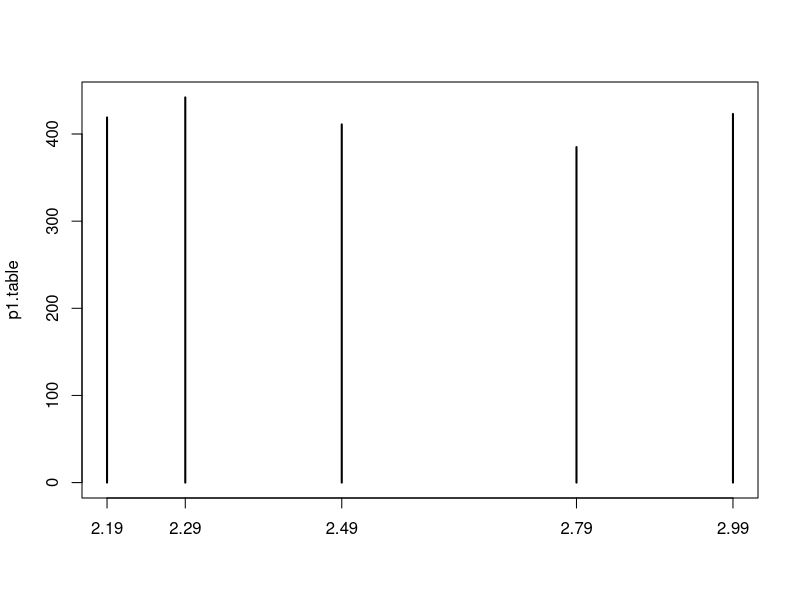

Source code (R):
## ---- chunk 1
# creating the data in R
k.stores <- 20
k.weeks <- 104
store.df <- data.frame(matrix(NA,ncol= 10, nrow = k.stores*k.weeks))
names(store.df) <- c("storenum","Year","Week","p1sales","p2sales","p1price","p2price","p1prom","p2prom","country")
dim(store.df)
store.num <- 101:(100 + k.stores)

(store.cty <- c(rep("US", 3), rep("DE", 5), rep("GB", 3), rep("BR", 2),
                rep("JP", 4), rep("AU", 1), rep("CN", 2)))
length(store.cty)    # make sure the country list is the right length
store.df$storeNum <- rep(store.num, each=k.weeks)
store.df$country  <- rep(store.cty, each=k.weeks)
store.df$Week <- rep(1:52, times=k.stores*2)
rm(store.num, store.cty)    # clean up
store.df$Week <- rep(1:52, times=k.stores*2)
store.df$Year  <- rep(rep(1:2, each=k.weeks/2), times=k.stores)
str(store.df)

store.df$storeNum <- factor(store.df$storeNum)
store.df$country  <- factor(store.df$country)
str(store.df)

head(store.df)   # defaults to 6 rows
head(store.df, 120)  # 120 rows is enough to check 2 stores
tail(store.df, 120)  # make sure end looks OK too
# set random seed to make the random sequences replicable
set.seed(98250)  # a favorite US postal code
# promotion status, using binomial distribution, rbinom()
store.df$p1prom <- rbinom(n=nrow(store.df), size=1, p=0.1)  # 10% promoted
store.df$p2prom <- rbinom(n=nrow(store.df), size=1, p=0.15) # 15%
head(store.df)
# prices
store.df$p1price <- sample(x=c(2.19, 2.29, 2.49, 2.79, 2.99), 
                           size=nrow(store.df), replace=TRUE)
store.df$p2price <- sample(x=c(2.29, 2.49, 2.59, 2.99, 3.19), 
                           size=nrow(store.df), replace=TRUE)
# sales data, using poisson (counts) distribution, rpois()
# first, the default sales in the absence of promotion
tmp.sales1 <- rpois(nrow(store.df), lambda=120)  # lambda = mean sales per week
tmp.sales2 <- rpois(nrow(store.df), lambda=100)  # lambda = mean sales per week
# scale sales according to the ratio of log(price)
tmp.sales1 <- tmp.sales1 * log(store.df$p2price) / log(store.df$p1price)
tmp.sales2 <- tmp.sales2 * log(store.df$p1price) / log(store.df$p2price)
# final sales get a 30% or 40% lift when promoted
store.df$p1sales <- floor(tmp.sales1 * (1 + store.df$p1prom*0.3))
store.df$p2sales <- floor(tmp.sales2 * (1 + store.df$p2prom*0.4))
head(store.df)
# install.packages("car")  #only run once
library(car)
some(store.df, 10)

## ---- chunk 2
table(store.df$p1price)
p1.table <- table(store.df$p1price)
p1.table
str(p1.table)
plot(p1.table)

table(store.df$p1price, store.df$p1prom)
p1.table2 <- table(store.df$p1price, store.df$p1prom)
p1.table2[, 2] / (p1.table2[, 1] + p1.table2[, 2])
## ---- chunk 3
min(store.df$p1sales)
max(store.df$p2sales)

mean(store.df$p1prom)
median(store.df$p2sales)

var(store.df$p1sales)
sd(store.df$p1sales)
IQR(store.df$p1sales)
mad(store.df$p1sales)
quantile(store.df$p1sales, probs=c(0.25,0.50,0.75))   # interquartile range
quantile(store.df$p1sales, probs=c(0.05, 0.95))  # central 90%
quantile(store.df$p1sales, probs=0:10/10)
quantile(store.df$p1sales, probs=c(0.25,0.50,0.75))   # interquartile range
quantile(store.df$p1sales, probs=c(0.05, 0.95))  # central 90%
quantile(store.df$p1sales, probs=0:10/10)
## ---- chunk 4
mysummary.df <- data.frame(matrix(NA, nrow=2, ncol=2))
